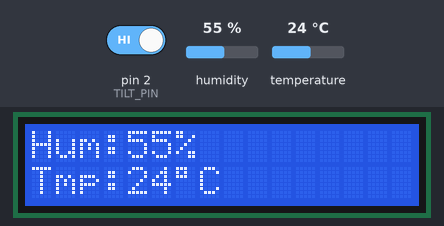
Bench run of a sketch on a simulated Arduino Uno, built with avr-gcc and run on an emulated ATmega328P. Parts: 16×2 character LCD. The inputs (shaded band) are chosen by the test bench; at power-on: pin 2 (TILT_PIN) HIGH, humidity 55 %, temperature 24 °C. What the sketch prints to the serial monitor is not drawn.

Above: at 3.2 s.
3.3 s: pin 2 (TILT_PIN) driven LOW
At 5.2 s:
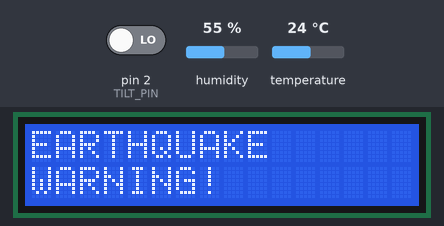
7.5 s: humidity set to 22 %
At 9.2 s:
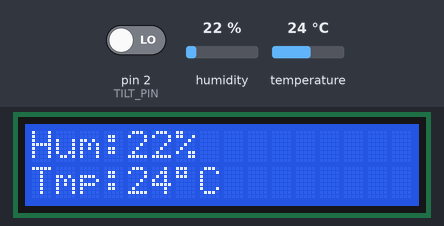
9.8 s: temperature set to 12 °C
At 11.0 s:
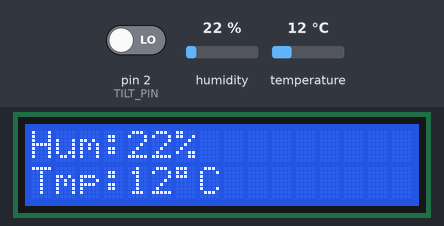
11.9 s: humidity set to 40 %
At 13.8 s:
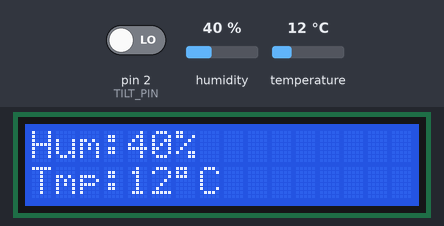
14.1 s: temperature set to 19 °C
At 15.9 s:
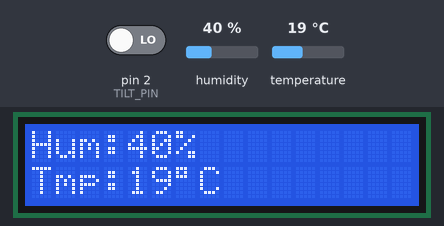
Timing chart, 0 to 17.2 s (numbered marks = the images above; inputs shaded):
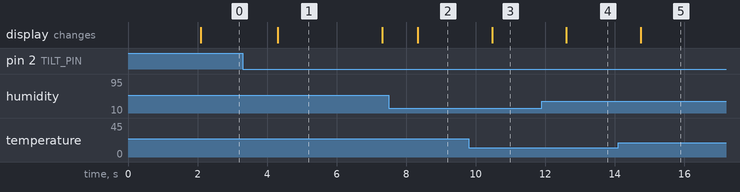

Measured:
- after the input at 3.3 s, the display: changes after 1.0 s (image 1)
- after the input at 7.5 s, the display: changes after 0.83 s (image 2)
- after the input at 9.8 s, the display: changes after 0.67 s (image 3)
- after the input at 11.9 s, the display: changes after 0.71 s (image 4)
- after the input at 14.1 s, the display: changes after 0.65 s (image 5)
- what the display in image 1 shows lasts 3.0 s, from 4.3 s to 7.3 s

The sketch:

weather-station__1_.ino
```cpp
#include <SoftwareSerial.h>
#include <LiquidCrystal.h>
#include "dht.h"
#include <avr/io.h>
#include <avr/interrupt.h>


// ---------------- Pin Definitions ----------------

#define DHT_PIN A1
#define TILT_PIN 2        // PD2 / INT0


// LCD pins
// RS, EN, D4, D5, D6, D7
// D7 moved from pin 2 to pin 6
LiquidCrystal lcd(12, 11, 5, 4, 3, 6);


// Bluetooth HC-05
SoftwareSerial bt(9,10);


// DHT object
dht DHT;


// ---------------- Global Variables ----------------

volatile bool earthquakeDetected = false;

unsigned long lastInterrupt = 0;

int temperature = 0;
int humidity = 0;

float dewPoint = 0;


// =================================================
//                    SETUP
// =================================================

void setup()
{

    Serial.begin(9600);

    bt.begin(9600);


    lcd.begin(16,2);

    lcd.setCursor(0,0);
    lcd.print("Earthquake");

    lcd.setCursor(0,1);
    lcd.print("Monitoring");

    delay(2000);

    lcd.clear();


    /*
       Register Level INT0 Configuration

       INT0 = PD2 = Arduino Pin 2

       Falling edge:
       ISC01 = 1
       ISC00 = 0
    */


    // PD2 as input
    DDRD &= ~(1 << DDD2);


    // Enable internal pull-up
    PORTD |= (1 << PORTD2);


    // Falling edge trigger
    EICRA |= (1 << ISC01);
    EICRA &= ~(1 << ISC00);


    // Enable INT0 interrupt
    EIMSK |= (1 << INT0);


    // Enable global interrupts
    sei();


    Serial.println("System Ready");

}


// =================================================
//                    LOOP
// =================================================

void loop()
{


    int result = DHT.read11(DHT_PIN);


    if(result == DHTLIB_OK)
    {

        temperature = DHT.temperature;

        humidity = DHT.humidity;


        // Simple dew point approximation
        dewPoint = temperature - ((100 - humidity) / 5.0);


        // -------- LCD Display --------


        lcd.setCursor(0,0);

        lcd.print("Hum:");

        lcd.print(humidity);

        lcd.print("%   ");


        lcd.setCursor(0,1);

        lcd.print("Tmp:");

        lcd.print(temperature);

        lcd.write(223);

        lcd.print("C   ");


        // -------- Bluetooth --------


        bt.print("Temperature:");

        bt.print(temperature);

        bt.print("C,");


        bt.print("Humidity:");

        bt.print(humidity);

        bt.print("%,");


        bt.print("Dew:");

        bt.println(dewPoint);


        // -------- Serial Monitor --------


        Serial.print("Temperature: ");

        Serial.print(temperature);

        Serial.print(" C   ");


        Serial.print("Humidity: ");

        Serial.print(humidity);

        Serial.print(" %   ");


        Serial.print("Dew Point: ");

        Serial.println(dewPoint);


    }

    else
    {

        Serial.println("DHT11 Reading Failed");

    }


    // Check interrupt flag

    if(earthquakeDetected)
    {

        earthquakeDetected = false;


        showEarthquakeWarning();

    }


    delay(1000);

}


// =================================================
//              INT0 INTERRUPT SERVICE ROUTINE
// =================================================

ISR(INT0_vect)
{

    unsigned long now = millis();


    // Software debounce
    if(now - lastInterrupt > 200)
    {

        earthquakeDetected = true;

        lastInterrupt = now;

    }

}


// =================================================
//              EARTHQUAKE WARNING
// =================================================

void showEarthquakeWarning()
{

    lcd.clear();


    lcd.setCursor(0,0);

    lcd.print("EARTHQUAKE");


    lcd.setCursor(0,1);

    lcd.print("WARNING!");


    bt.println("Earthquake Warning!");

    Serial.println("Earthquake Detected!");


    delay(3000);


    lcd.clear();

}
```
